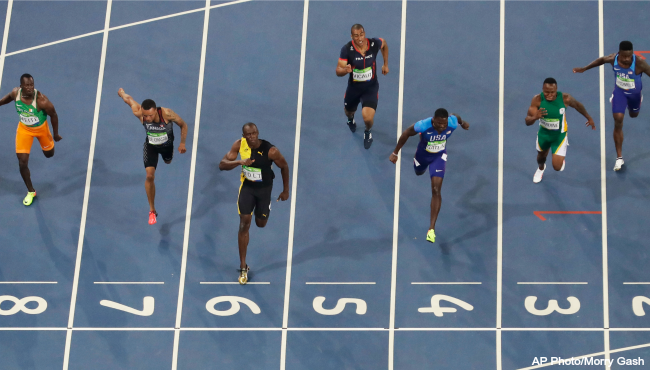
#> input picture Beeldbewerken/Lab4/bolt2.png, 650 x 370 px
$ jupyter execute 'Lab4 - Histogram of oriented gradients.ipynb'
#> lines starting #> are read from the running program, lines starting #| are printed output that depends on the picture
## Histogram of Oriented Gradients
### Florian Heringa
### 10385835
### UvA -- Computer Vision and Image Processing

[cell 1]
# Import statements

import numpy as np
import matplotlib.pyplot as plt

from skimage import color
from scipy.ndimage import imread
from skimage.transform import resize
from pylab import rcParams
from numpy.linalg import norm
from skimage.filters import sobel_h, sobel_v

#ipython setting
rcParams['figure.figsize'] = (20, 12)

$\newcommand{\vecl}[1]{\begin{pmatrix}#1\end{pmatrix}}$
$\newcommand{\hvec}[1]{\widetilde{\boldsymbol{#1}}}$
$\newcommand{\nvec}[1]{\boldsymbol{#1}}$

## Histogram of oriented gradients

In this report the higtogram of oriented gradients (HOG) feature vector of an image is being calculated and then being used to visualise the gradient directions in 8x8 blocks in the image. This feature vector by itself is not very useful, but by using it in algorithms like SIFT or feeding it into a neural network a large scala of image clasification schemes can be easily used.

The main idea of the HOG is to calculate the gradient of each point in the image and then converting this value to a magnitue and a direction. This way it is easy to visualise in which direction, or angle, the greatest change in value is in the image. Since value is ill defined in color images (you would for example need to know the brightness or define something yourself depending on the situation) we choose to use grayscale, or "scalar" images in this report. Also, we are only interested in non-color features like, for example, the location of a face or the existence of a human silhouette in the picture.

First, from a larger image, a single figure is being extracted so we can get the HOG descriptor for a silhouette of a running person.

[cell 2]
# Gets a subselection of a larger image
def subImage(f, yRange, xRange, yAnchor, xAnchor):

    return f[xAnchor:xAnchor+xRange:, yAnchor:yAnchor+yRange:]

# Load full image
bolt_full = imread('bolt2.png')
#> bolt_full is the input picture: shape (370, 650, 4); mean R, G, B, A 99.9, 115.3, 133.8, 254.9

# Show full image
plt.imshow(bolt_full)
plt.show()

# Take subselection of imag of single person, convert to graysclae and 128x64 resolution
bolt = resize(color.rgb2gray(subImage(bolt_full, 100, 200, 205, 95)), (128, 64))

# Show converted image
plt.imshow(bolt, cmap='gray')
plt.show()

The reason for selecting only a 64x128 resolution image is mostly that it is both easy to work with, and that it is contains enough information to be able to extract a usefull HOG desciptor. Also, the original article used this method to identify pedestrians, which explains the aspect ratio.

Before we can get into calulating the HOG descriptor we need some helper functions. First we need a function which can change gradient images in cartesian coordinates into images in polar coordinates. This is done by making using the following identities for coordinate transformations

\begin{split}
r = \sqrt{x^2 + y^2} \\
\theta = \tan^{-1} \left( \frac{y}{x} \right)
\end{split}

which, since the gradient images are simply coordinates in the transformed image, becomes

\begin{split}
r = \sqrt{f_x^2 + f_y^2} \\
\theta = \tan^{-1} \left( \frac{f_y}{f_x} \right)
\end{split}

where $f_x$ and $f_y$ are derivatives in the x and y direction respectively. Also, we need a function which can calculate a HOG in an 8x8 environment. The reason for coosing the size of the environment as such is bev=cause this is the typical size of features we are looking for in the image. This would change depending on what is being searched for.
The HOG8x8 function takes an 8x8 selection of an image and uses the cartesian to polar conversion function to get the gradient direction and magnitude, since we are only interested in general orientation we keep all angles between 0 an $\pi$, this also reduces the size of the eventual descriptor. The function returns all information of a histogram with 9 bins between 0 an $\pi$ (one or every 20 degrees) and shows in which direction the gradient points.

[cell 3]
def cart2polar(fx, fy):

    mag = np.sqrt(fx * fx + fy * fy)
    angle = np.arctan2(fy, fx)

    return mag, angle

def HOG8x8_cart(fx, fy):

    mags, angles =  cart2polar(fx, fy)
    mags = mags.reshape(64)
    angles = angles.reshape(64)
    # keep angles between 0 and pi because atan2 has range (-pi, pi)
    angles[angles < 0] += np.pi

    return np.histogram(angles, bins=np.linspace(0, np.pi * (8/9.), 10), weights=mags)

# Test of the function, with pi/4 as argument the angle of the gradient should be 45 degrees (.78 rad)
# with a size of 1 (cos and sin define unit circle) which it is shown to be below
gx = np.ones((8,8))*np.sin(np.pi/4)
gy = np.ones((8,8))*np.cos(np.pi/4)

mag, angle = cart2polar(gx, gy)
print("Magnitude image")
print(mag)
print("Angle image")
print(angle)

# Get histogram and construct image to plot
hist, bin_edges = HOG8x8_cart(gx, gy)
binWidth = (bin_edges[0] + bin_edges[1])
plt.bar(bin_edges[:-1] + binWidth / 2, hist, width=binWidth)
plt.xlim(min(bin_edges), max(bin_edges))
plt.title("HOG for gradient of $f_x$=sin($\pi$/4) and $f_y$=cos($\pi$/4)")
plt.show()
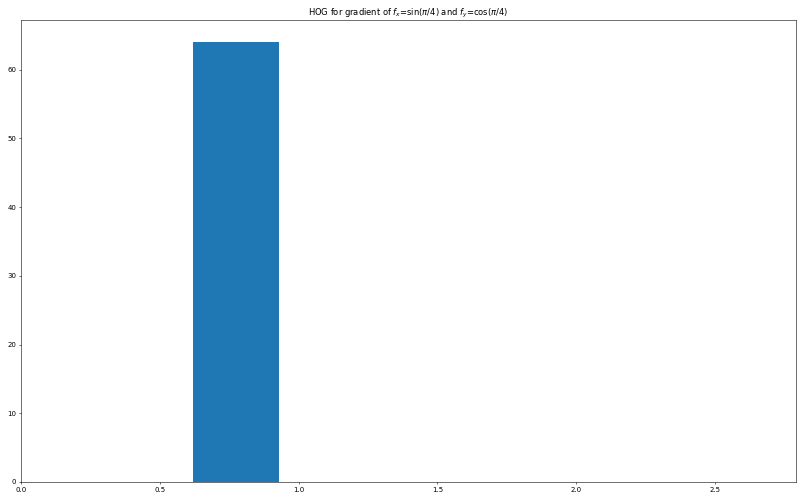
#> figure drawn by matplotlib, 1 panel; tallest bar 64 high, from x = 0.621 to 0.931

Finally, to get the final feature vector a normalisation is applied over 4 blocks of HOGs. This is done to smooth out lighting variations and other noise in our image. The next code section defines a function that does this for 4 input HOGs by concatenating them and the simply dividing by the norm of the concatenated vecor. A test is also done by putting 4 of the same 6-element vector into the function and checking the shape and norm of the input and output vectors.

[cell 4]
def HOGblock(h1, h2, h3, h4):

    # Combine vectors into one single vector
    blockVector = np.hstack((h1, h2, h3, h4))
    # Normalise and return
    return (blockVector / norm(blockVector))

t = np.array([1, 2, 3, 4, 5, 6])
print("Shape of input vector: %s, norm: %s" % (t.shape, norm(t)))
block = HOGblock(t, t, t, t)
print("Shape of output vector: %s, norm: %s" % (block.shape, norm(block)))

To calculate the HOG descriptor we first need to find the gradient direction at each point in the image. This is done by applying a convolution to the image with the x-gradient operator and also applying it with the y-gradient operator. In the implementation this means using the sobel operator on the image for horizontal and vertical directions. These operators are applied on both images to eliminate border effects in the final subimage, also the HOG8x8 function has been redefined to take input as polar coordinate gradients as opposed to cartesian. This is becase of efficiency and, again, elimination of border efects. Next, the subimage is picked out, converted to grayscale and resized to 64x128. This has to be done for both the magnitude and the angle image. Both images are then divided into 8x8 blocks and used to calculate the HOGs for these blocks. Finally the normalisation step is done to obtain the final descriptor, which is returned.

Also, an optional visualisation of the HOGs is contained in the function. However, this only plots the indivdual HOGs before normalisation and as such is not accurate in showing the real descriptor

[cell 5]
# Plots a rose of directions at the given position 'pos' of the HOG.
def rose(HOG, pos, ax):

    angles = np.linspace(0, np.pi, 10)

    for angle, length in zip(HOG, angles):
        ax.plot([pos[0] - length * np.sin(angle), pos[0] + length * np.sin(angle)],
                [pos[1] - length * np.cos(angle), pos[1] + length * np.cos(angle)], color="red")

# Redefined function to take arguments as polar coordinates
def HOG8x8_polar(fm, fa):

    shapeX, shapeY = fa.shape
    mags = fm.reshape(shapeX * shapeY)
    angles = fa.reshape(shapeX * shapeY)
    # keep angles between 0 and pi because atan2 has range (-pi, pi)
    angles[angles < 0] += np.pi

    return np.histogram(angles, bins=np.linspace(0, np.pi * (8/9.), 10), weights=mags)

def HOGimage(f, plot=False):

    # Convert image to grayscale for use in sobel filter
#> called with plot = True
    f = color.rgb2gray(f)
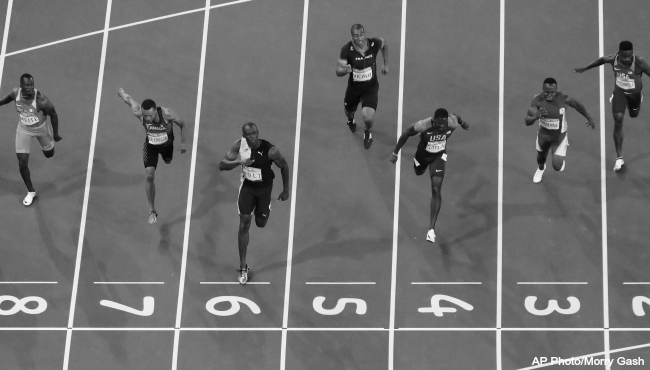
#> f: shape (370, 650) float64; min 0.0236, max 1, mean 0.444

    # Calculate gradients of image
    fx = sobel_h(f)
    fy = sobel_v(f)
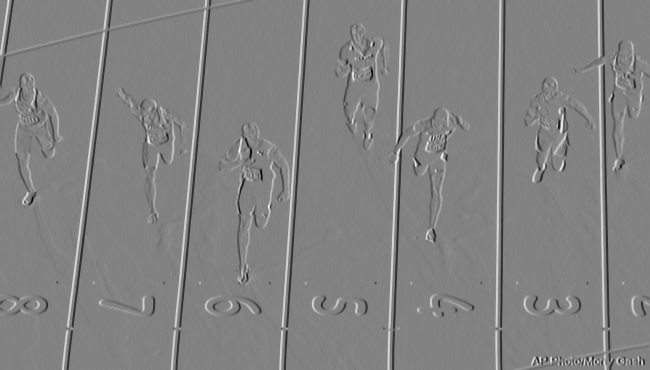
#> fy: shape (370, 650) float64; min -0.765, max 0.731, mean -0.000212; drawn with min black and max white

    # Convert entire image to polar coordinates
    fmag, fangle = cart2polar(fx, fy)
#> in cart2polar (call 3), `mag = np.sqrt(fx * fx + fy * fy)`:
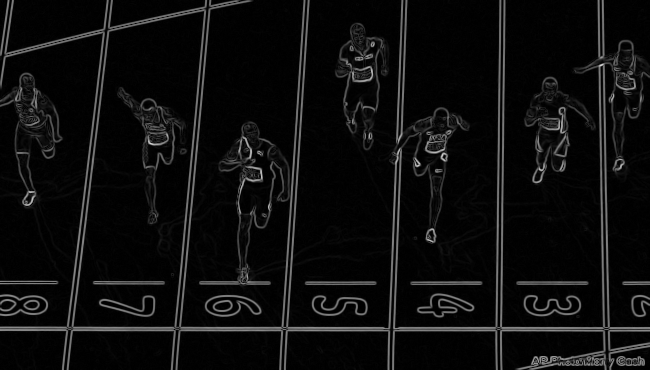
#> mag: shape (370, 650) float64; min 0, max 0.84, mean 0.0551
#> in cart2polar (call 3), `angle = np.arctan2(fy, fx)`:
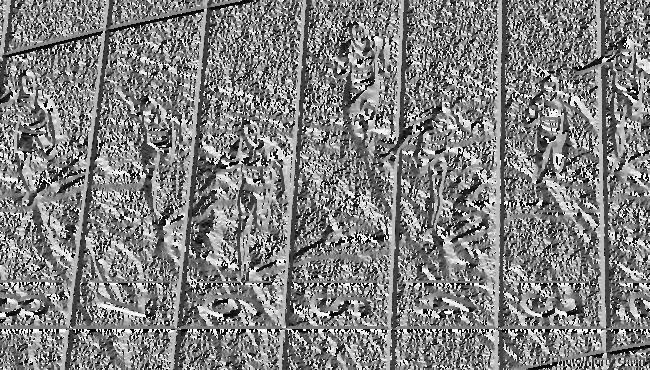
#> angle: shape (370, 650) float64; min -3.14, max 3.14, mean 0.0157; drawn with min black and max white

    # Pick out subimage and resize
    bolt_fmag = resize(subImage(fmag, 100, 200, 205, 95), (128, 64))
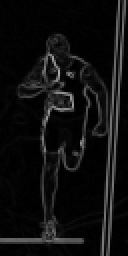
#> bolt_fmag: shape (128, 64) float64 (shown 2 times larger); min 0.000946, max 0.679, mean 0.0605
    bolt_fangle = resize(subImage(fangle, 100, 200, 205, 95), (128, 64))
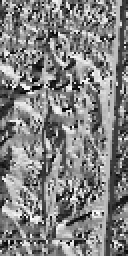
#> bolt_fangle: shape (128, 64) float64 (shown 2 times larger); min -3.12, max 3.1, mean 0.0743; drawn with min black and max white

    # Set up iterator
    xs = [n for _ in range(16) for n in range(0, 57, 8)]
    ys = [n for n in range(0, 121, 8) for _ in range(8)]

    # Divide gradient image into blocks
    blocks_fmag = [bolt_fmag[x:x+8:,y:y+8:] for y, x in zip(xs, ys)]
#> blocks_fmag = 128 items
    blocks_fangle = [bolt_fangle[x:x+8:,y:y+8:] for y, x in zip(xs, ys)]
#> blocks_fangle = 128 items

    # Calculate HOG for each 8x8 cell
    HOGs = [HOG8x8_polar(xs, ys)[0] for xs, ys in zip(blocks_fmag, blocks_fangle)]
#> HOGs = 128 items

    # Normalise HOGs over 16x16 blocks
    HOGblocks = [HOGblock(HOGs[x + y]    , HOGs[x + y + 1],
                          HOGs[x + y + 8], HOGs[x + y + 9]) for x in range(7) for y in range(15)]
#> HOGblocks = 105 items

    if plot:
        # Calculate normalised individual HOGs, only used for visualisation as plot
        HOGsNorm = [HOG / norm(HOG) for HOG in HOGs]
#> HOGsNorm = 128 items
        # Make iterator for positions
        positions = [(x, y) for x in np.linspace(4, 60, 8) for y in np.linspace(4, 124, 16)]

        fig, ax = plt.subplots(1, 1)
        ax.imshow(resize(subImage(f, 100, 200, 205, 95), (128, 64)), cmap='gray')
#> call 4 of subImage, with yRange = 100, xRange = 200, yAnchor = 205, xAnchor = 95
#> in subImage (call 4), `return f[xAnchor:xAnchor+xRange:, yAnchor:yAnchor+yRange:]`:
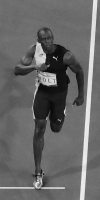
#> returned value: shape (200, 100) float64; min 0.026, max 0.955, mean 0.404

        #Plot rose of directions for each HOG (NOT using the full HOG desciptor)
        for HOG, pos in zip(HOGsNorm, positions):
            rose(HOG, pos, ax)
#> this loop made 128 passes
#> pos on passes 1, 3, 4, 5, 6, 7, 8, 9, 11, 12, 13, 14: (4, 4), (4, 20), (4, 28), (4, 36), (4, 44), (4, 52), (4, 60), (4, 68), (4, 84), (4, 92), (4, 100), (4, 108)
#> (HOG, pos) on passes 2, 10, 33, 38, 41: ([0.236, 0.354, 0.135, 0.31, 0.5, 0.281, 0.418, 0.37, 0.255], (4, 12)), ([0.171, 0.48, 0.506, 0.195, 0.32, 0.29, 0.369, 0.337, 0.103], (4, 76)), ([0.107, 0.165, 0, 0.0482, 0.117, 0.0964, 0.261, 0.648, 0.67], (20, 4)), ([0.163, 0.204, 0.57, 0.321, 0.31, 0.416, 0.348, 0.319, 0.11], (20, 44)), ([0.177, 0.19, 0.339, 0.318, 0.337, 0.3, 0.424, 0.362, 0.449], (20, 68))

        plt.show()
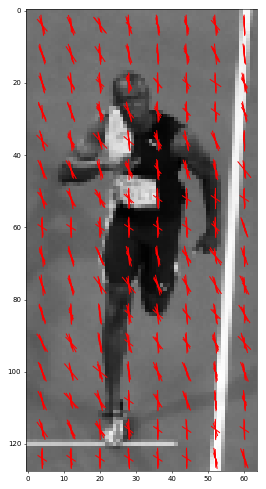
#> figure drawn by matplotlib, 1 panel

    return np.array(HOGblocks)
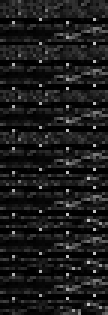
#> returned value: shape (105, 36) float64 (shown 3 times larger); min 0, max 0.768, mean 0.111

HOG_descriptor = HOGimage(imread('bolt2.png'), plot=True)

print("Shape of final descriptor of the image:")
print(HOG_descriptor.shape)
#| (105, 36)
